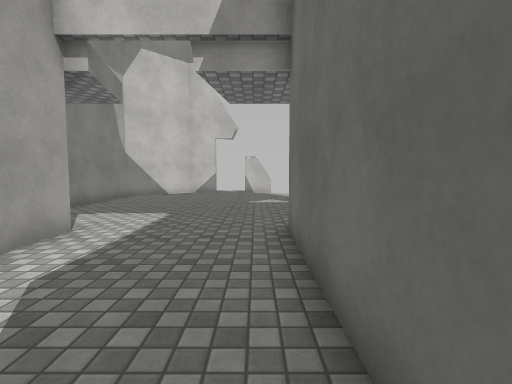
view 1 (above)

12 first-person views from a walk through a 3-D level made in the Unity game engine. The camera is 1.3 m above the floor, tilts 4° down and sees 85° across. The floor is counted in squares, 1.05 m on a side. Each view is taken from the middle of a square. On the plan, view 1 faces up. The plan holds only what a view shows up to about 13 squares ahead; the rest is blank. The place goes on beyond the plan. The player character is not drawn. Surface patterns are stand-ins for the level's own textures.

view 2
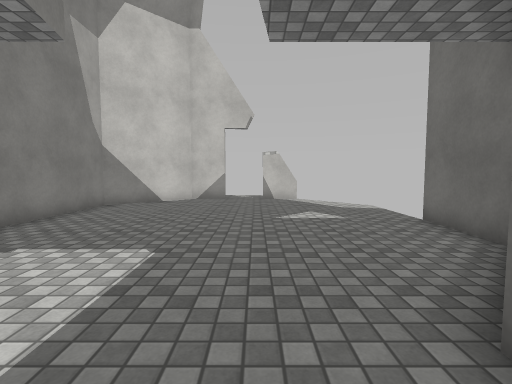

view 3
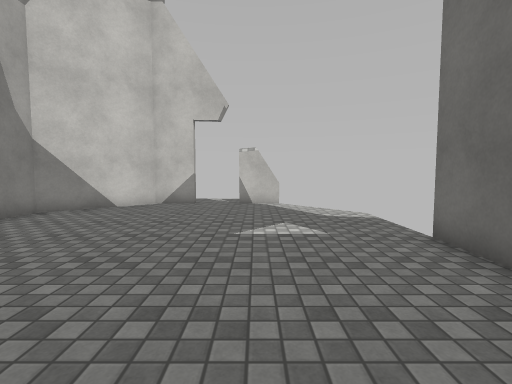

view 4
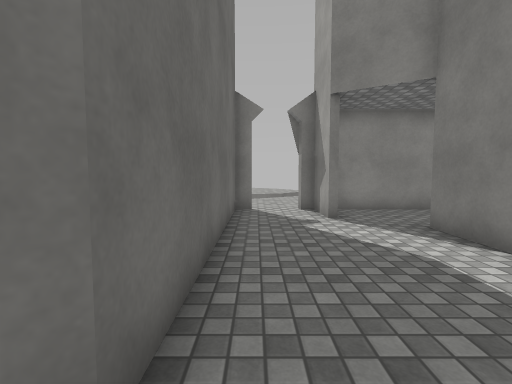

view 5
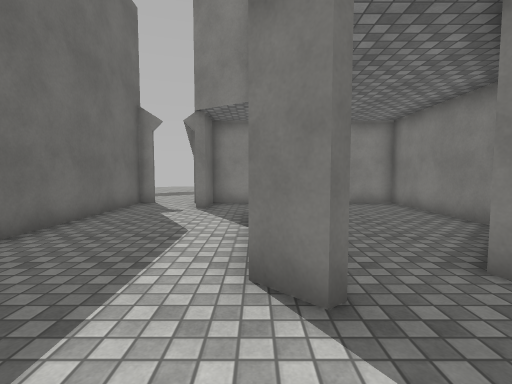

view 6
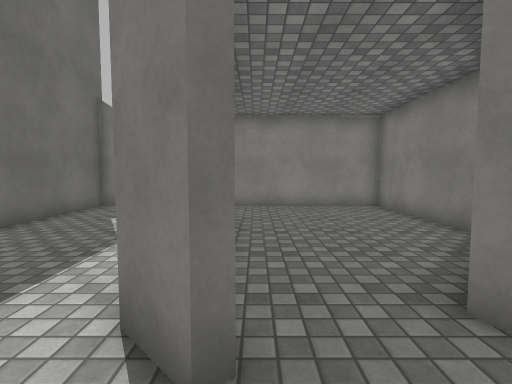

view 7
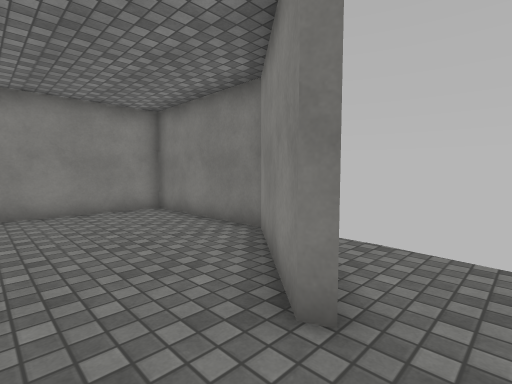

view 8
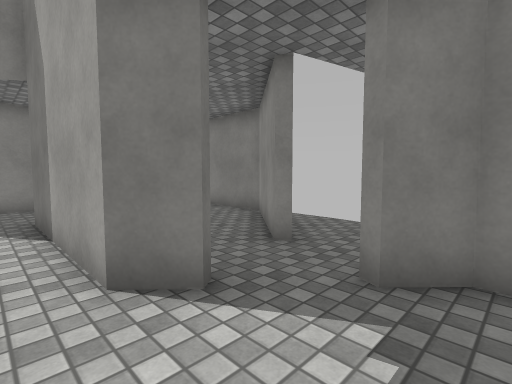

view 9
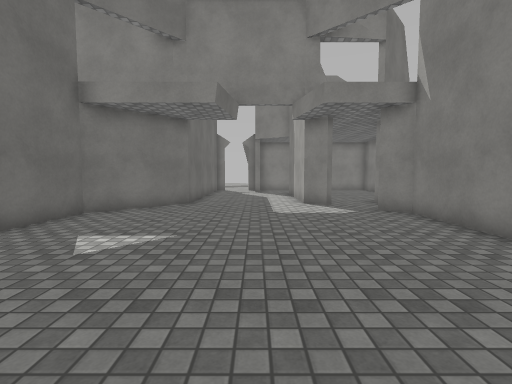

view 10
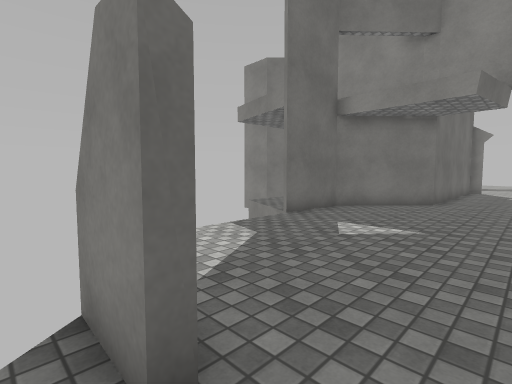

view 11
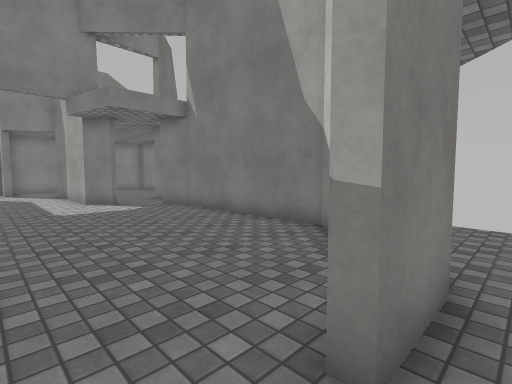

view 12
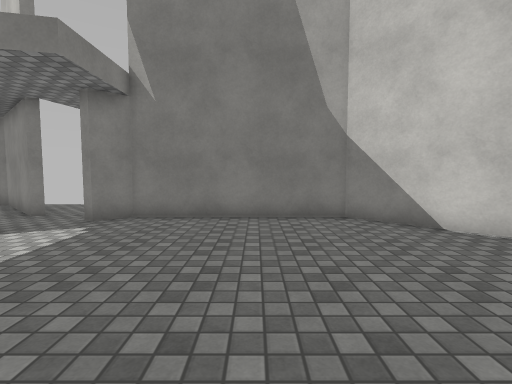

### Floor plan
Ten units are one square. View 1 is at (0, 0); x grows to the right and y downward. Boxes are objects, and circles mark ways between rooms. Rooms are numbered by the first view taken in them; rooms with no view inside come last. Other rooms are left out.
<svg viewBox="-100 -185 145 213">
<path fill="none" stroke="#000" d="M-47 -66 -39 -59 -39 -7M-68 -57 -95 -27 -95 -15M-24 -171 -40 -171 -67 -145 -67 -86 -60 -79M10 -171 -8 -171M1 23 7 23 7 -59 32 -86 34 -113M-45 23 -23 23 -23 7 -20 5 -20 23M-43 -175 -24 -174M-8 -174 7 -174M-95 -15 -95 23 -45 23"/>
<circle cx="-15" cy="-170" r="3" fill="#2a7"/>
<circle cx="-40" cy="5" r="3" fill="#2a7"/>
<circle cx="-70" cy="-30" r="3" fill="#2a7"/>
<text x="-20" y="-80">1</text>
<text x="-50" y="-180">2</text>
<text x="-70" y="-10">3</text>
</svg>
Room 1 opens to room 2. Room 1 opens to room 3.

Where each view was taken, in squares from view 1:
view 1: 0 up, 0 right, facing up
view 2: 4 up, 1 left, facing up
view 3: 6 up, 0 right, facing up
view 4: 7 up, 0 right, facing down
view 5: 9 up, 4 left, facing down
view 6: 8 up, 5 left, facing down
view 7: 7 up, 5 left, facing down-left
view 8: 9 up, 3 left, facing down-left
view 9: 17 up, 2 left, facing down
view 10: 18 up, 2 left, facing down-right
view 11: 18 up, 1 left, facing down-left
view 12: 12 up, 1 right, facing left
